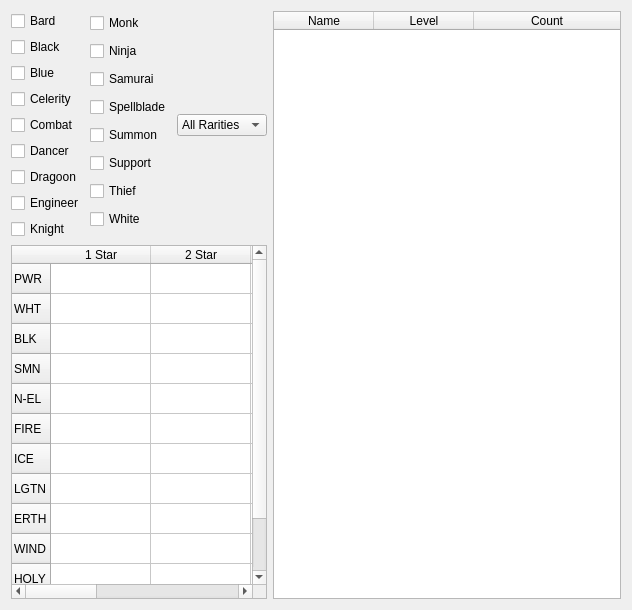
<?xml version="1.0" encoding="UTF-8"?>
<ui version="4.0">
 <class>ffrk_abilities</class>
 <widget class="QWidget" name="ffrk_abilities">
  <property name="geometry">
   <rect>
    <x>0</x>
    <y>0</y>
    <width>632</width>
    <height>610</height>
   </rect>
  </property>
  <property name="windowTitle">
   <string>ffrk_abilities</string>
  </property>
  <layout class="QHBoxLayout" name="horizontalLayout_2">
   <item>
    <layout class="QGridLayout" name="gridLayout">
     <item row="0" column="0">
      <layout class="QHBoxLayout" name="horizontalLayout">
       <item>
        <layout class="QVBoxLayout" name="verticalLayout">
         <item>
          <widget class="QCheckBox" name="bard_cb">
           <property name="text">
            <string>Bard</string>
           </property>
          </widget>
         </item>
         <item>
          <widget class="QCheckBox" name="black_cb">
           <property name="text">
            <string>Black</string>
           </property>
          </widget>
         </item>
         <item>
          <widget class="QCheckBox" name="blue_cb">
           <property name="text">
            <string>Blue</string>
           </property>
          </widget>
         </item>
         <item>
          <widget class="QCheckBox" name="celerity_cb">
           <property name="text">
            <string>Celerity</string>
           </property>
          </widget>
         </item>
         <item>
          <widget class="QCheckBox" name="combat_cb">
           <property name="text">
            <string>Combat</string>
           </property>
          </widget>
         </item>
         <item>
          <widget class="QCheckBox" name="dance_cb">
           <property name="text">
            <string>Dancer</string>
           </property>
          </widget>
         </item>
         <item>
          <widget class="QCheckBox" name="dragoon_cb">
           <property name="text">
            <string>Dragoon</string>
           </property>
          </widget>
         </item>
         <item>
          <widget class="QCheckBox" name="engineer_cb">
           <property name="text">
            <string>Engineer</string>
           </property>
          </widget>
         </item>
         <item>
          <widget class="QCheckBox" name="knight_cb">
           <property name="text">
            <string>Knight</string>
           </property>
          </widget>
         </item>
        </layout>
       </item>
       <item>
        <layout class="QVBoxLayout" name="verticalLayout_2">
         <item>
          <widget class="QCheckBox" name="monk_cb">
           <property name="text">
            <string>Monk</string>
           </property>
          </widget>
         </item>
         <item>
          <widget class="QCheckBox" name="ninja_cb">
           <property name="text">
            <string>Ninja</string>
           </property>
          </widget>
         </item>
         <item>
          <widget class="QCheckBox" name="samurai_cb">
           <property name="text">
            <string>Samurai</string>
           </property>
          </widget>
         </item>
         <item>
          <widget class="QCheckBox" name="spellblade_cb">
           <property name="text">
            <string>Spellblade</string>
           </property>
          </widget>
         </item>
         <item>
          <widget class="QCheckBox" name="summon_cb">
           <property name="text">
            <string>Summon</string>
           </property>
          </widget>
         </item>
         <item>
          <widget class="QCheckBox" name="support_cb">
           <property name="text">
            <string>Support</string>
           </property>
          </widget>
         </item>
         <item>
          <widget class="QCheckBox" name="theif_cb">
           <property name="text">
            <string>Thief</string>
           </property>
          </widget>
         </item>
         <item>
          <widget class="QCheckBox" name="white_cb">
           <property name="text">
            <string>White</string>
           </property>
          </widget>
         </item>
        </layout>
       </item>
      </layout>
     </item>
     <item row="0" column="1">
      <widget class="QComboBox" name="rarity_filter">
       <item>
        <property name="text">
         <string>All Rarities</string>
        </property>
       </item>
       <item>
        <property name="text">
         <string>1 Star</string>
        </property>
       </item>
       <item>
        <property name="text">
         <string>2 Star</string>
        </property>
       </item>
       <item>
        <property name="text">
         <string>3 Star</string>
        </property>
       </item>
       <item>
        <property name="text">
         <string>4 Star</string>
        </property>
       </item>
       <item>
        <property name="text">
         <string>5 Star</string>
        </property>
       </item>
       <item>
        <property name="text">
         <string>6 Star</string>
        </property>
       </item>
      </widget>
     </item>
     <item row="1" column="0" colspan="2">
      <widget class="QTableWidget" name="orb_count_table">
       <property name="minimumSize">
        <size>
         <width>0</width>
         <height>0</height>
        </size>
       </property>
       <property name="rowCount">
        <number>12</number>
       </property>
       <attribute name="horizontalHeaderMinimumSectionSize">
        <number>31</number>
       </attribute>
       <attribute name="horizontalHeaderStretchLastSection">
        <bool>false</bool>
       </attribute>
       <attribute name="verticalHeaderVisible">
        <bool>true</bool>
       </attribute>
       <row>
        <property name="text">
         <string>PWR</string>
        </property>
       </row>
       <row>
        <property name="text">
         <string>WHT</string>
        </property>
       </row>
       <row>
        <property name="text">
         <string>BLK</string>
        </property>
       </row>
       <row>
        <property name="text">
         <string>SMN</string>
        </property>
       </row>
       <row>
        <property name="text">
         <string>N-EL</string>
        </property>
       </row>
       <row>
        <property name="text">
         <string>FIRE</string>
        </property>
       </row>
       <row>
        <property name="text">
         <string>ICE</string>
        </property>
       </row>
       <row>
        <property name="text">
         <string>LGTN</string>
        </property>
       </row>
       <row>
        <property name="text">
         <string>ERTH</string>
        </property>
       </row>
       <row>
        <property name="text">
         <string>WIND</string>
        </property>
       </row>
       <row>
        <property name="text">
         <string>HOLY</string>
        </property>
       </row>
       <row>
        <property name="text">
         <string>DARK</string>
        </property>
       </row>
       <column>
        <property name="text">
         <string>1 Star</string>
        </property>
       </column>
       <column>
        <property name="text">
         <string>2 Star</string>
        </property>
       </column>
       <column>
        <property name="text">
         <string>3 Star</string>
        </property>
       </column>
       <column>
        <property name="text">
         <string>4 Star</string>
        </property>
       </column>
       <column>
        <property name="text">
         <string>5 Star</string>
        </property>
       </column>
       <column>
        <property name="text">
         <string>6 Star</string>
        </property>
       </column>
      </widget>
     </item>
    </layout>
   </item>
   <item>
    <widget class="QTableWidget" name="ability_table">
     <attribute name="horizontalHeaderStretchLastSection">
      <bool>true</bool>
     </attribute>
     <column>
      <property name="text">
       <string>Name</string>
      </property>
     </column>
     <column>
      <property name="text">
       <string>Level</string>
      </property>
     </column>
     <column>
      <property name="text">
       <string>Count</string>
      </property>
     </column>
    </widget>
   </item>
  </layout>
  <zorder>knight_cb</zorder>
  <zorder>summon_cb</zorder>
  <zorder>white_cb</zorder>
  <zorder>black_cb</zorder>
  <zorder>theif_cb</zorder>
  <zorder>dragoon_cb</zorder>
  <zorder>monk_cb</zorder>
  <zorder>bard_cb</zorder>
  <zorder>dance_cb</zorder>
  <zorder>engineer_cb</zorder>
  <zorder>blue_cb</zorder>
  <zorder>spellblade_cb</zorder>
  <zorder>ninja_cb</zorder>
  <zorder>samurai_cb</zorder>
  <zorder>combat_cb</zorder>
  <zorder>celerity_cb</zorder>
  <zorder>support_cb</zorder>
  <zorder>white_cb</zorder>
  <zorder>rarity_filter</zorder>
  <zorder>orb_count_table</zorder>
  <zorder>ability_table</zorder>
 </widget>
 <layoutdefault spacing="6" margin="11"/>
 <resources/>
 <connections/>
</ui>
